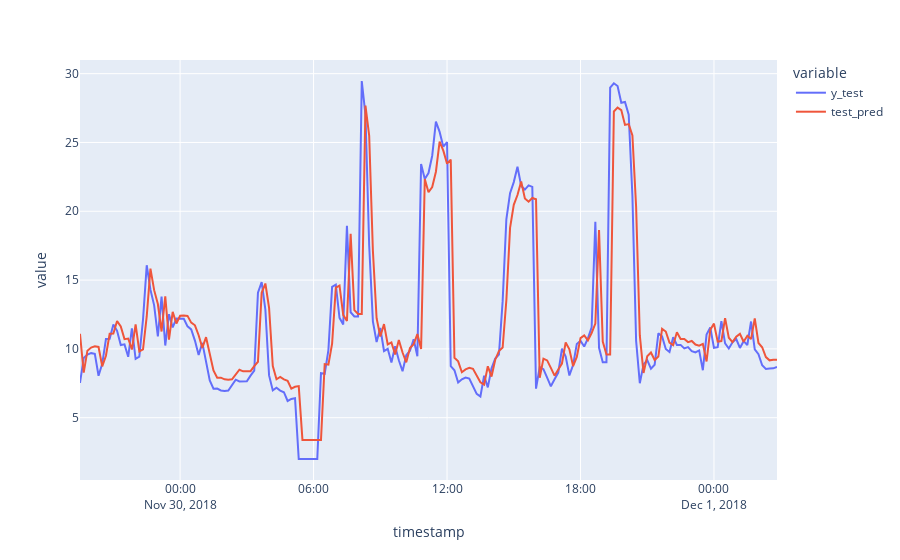

The code cell stored with this chart in its notebook:
### Code cell
px.line(results,labels ={"values":"P2"})

### Figure 1 — Plotly figure (JSON) as saved in the notebook; plotly's stock layout.template omitted (floating-point values rounded to 4 significant figures; data arrays with more than 128 entries replaced by an {"elided": "..."} marker saying what was removed)
{"data": [{"hovertemplate": "variable=y_test<br>timestamp=%{x}<br>value=%{y}<extra></extra>", "legendgroup": "y_test", "line": {"color": "#636efa", "dash": "solid"}, "marker": {"symbol": "circle"}, "mode": "lines", "name": "y_test", "orientation": "v", "showlegend": true, "type": "scatter", "x": {"elided": "189 str values"}, "xaxis": "x", "y": {"elided": "189 float values"}, "yaxis": "y"}, {"hovertemplate": "variable=test_pred<br>timestamp=%{x}<br>value=%{y}<extra></extra>", "legendgroup": "test_pred", "line": {"color": "#EF553B", "dash": "solid"}, "marker": {"symbol": "circle"}, "mode": "lines", "name": "test_pred", "orientation": "v", "showlegend": true, "type": "scatter", "x": {"elided": "189 str values"}, "xaxis": "x", "y": {"elided": "189 float values"}, "yaxis": "y"}], "layout": {"legend": {"title": {"text": "variable"}, "tracegroupgap": 0}, "margin": {"t": 60}, "xaxis": {"anchor": "y", "domain": [0, 1], "title": {"text": "timestamp"}}, "yaxis": {"anchor": "x", "domain": [0, 1], "title": {"text": "value"}}}}
